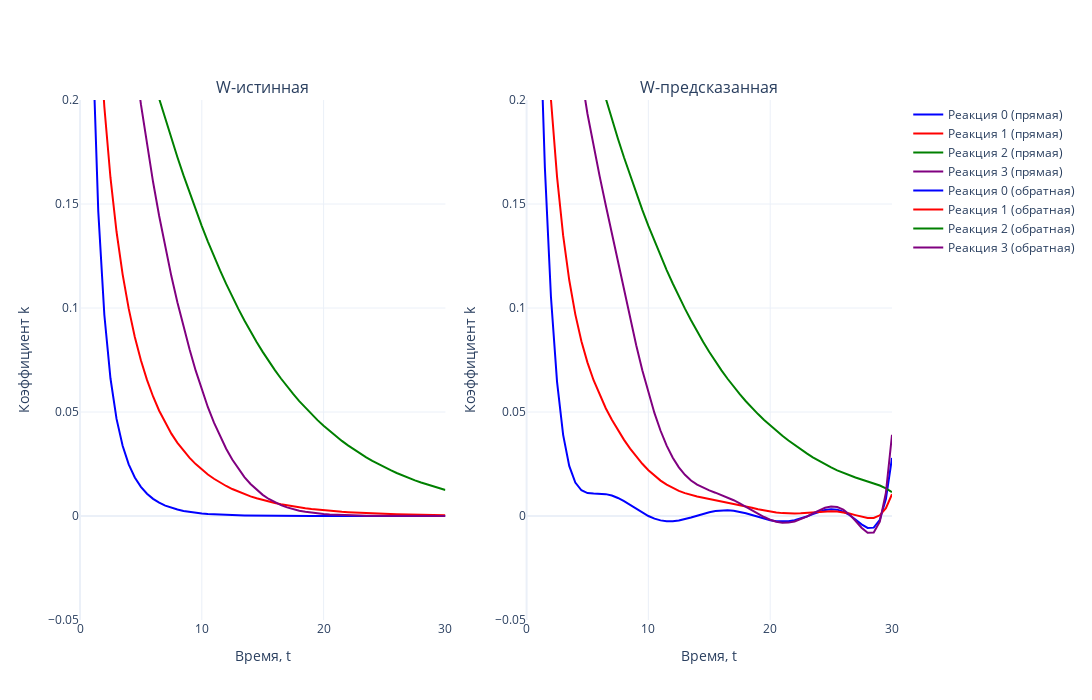

The notebook cell saved with this chart:
### Markdown cell above
## Вывод интересных графиков

### Code cell
colors = ['blue', 'red', 'green', 'purple']

# Создаем два подграфика (2 столбца, 1 строка)
fig = make_subplots(rows=1, cols=2, subplot_titles=['W-истинная', 'W-предсказанная'])

# Первый график (прямая задача)
for i in range(N_REACTION):  
    fig.add_trace(go.Scatter(
        x=tsteps, 
        y=W_TRUE[i, :], 
        mode='lines', 
        name=f'Реакция {i} (прямая)',
        line=dict(color=colors[i % len(colors)])  # Применяем цвета циклично
    ), row=1, col=1)

# Второй график (обратная задача)
for i in range(N_REACTION):  
    fig.add_trace(go.Scatter(
        x=tsteps, 
        y=W_predict[i, :], 
        mode='lines', 
        name=f'Реакция {i} (обратная)',
        line=dict(color=colors[i % len(colors)])  # Применяем цвета циклично
    ), row=1, col=2)

# Настройки общего макета
fig.update_layout(
    template='plotly_white',
    width=1400,  # Общая ширина холста
    height=700,  # Высота холста
    showlegend=True
)

# Ограничение оси Y
fig.update_yaxes(range=[-0.05, 0.2], title_text='Коэффициент k', row=1, col=1)
fig.update_yaxes(range=[-0.05, 0.2], title_text='Коэффициент k', row=1, col=2)

# Подписи оси X
fig.update_xaxes(title_text='Время, t', row=1, col=1)
fig.update_xaxes(title_text='Время, t', row=1, col=2)

# Отображение графика
fig.show()
